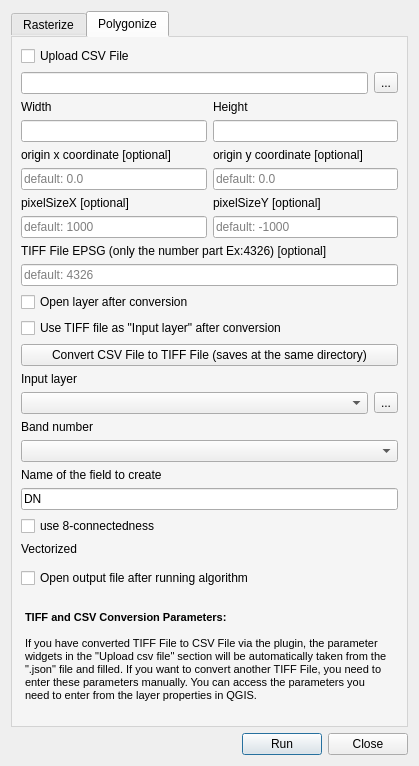
<?xml version="1.0" encoding="UTF-8"?>
<ui version="4.0">
 <class>rasterize_polygonizeDialogBase</class>
 <widget class="QDialog" name="rasterize_polygonizeDialogBase">
  <property name="geometry">
   <rect>
    <x>0</x>
    <y>0</y>
    <width>415</width>
    <height>765</height>
   </rect>
  </property>
  <property name="windowTitle">
   <string>Rasterize - Polygonize</string>
  </property>
  <layout class="QGridLayout" name="gridLayout_2">
   <item row="0" column="0" colspan="2">
    <widget class="QTabWidget" name="tabWidget">
     <property name="enabled">
      <bool>true</bool>
     </property>
     <property name="minimumSize">
      <size>
       <width>397</width>
       <height>716</height>
      </size>
     </property>
     <property name="autoFillBackground">
      <bool>false</bool>
     </property>
     <property name="styleSheet">
      <string notr="true">QTabWidget::pane {
  border: 1px solid lightgray;
  top:-1px; 
  background: rgb(245, 245, 245);; 
} </string>
     </property>
     <property name="currentIndex">
      <number>1</number>
     </property>
     <widget class="QWidget" name="rasterizeTab">
      <attribute name="title">
       <string>Rasterize</string>
      </attribute>
      <layout class="QGridLayout" name="gridLayout">
       <item row="5" column="0">
        <widget class="QLabel" name="label_3">
         <property name="text">
          <string>A fixed value to burn [optional]</string>
         </property>
        </widget>
       </item>
       <item row="8" column="0">
        <widget class="QLabel" name="label_4">
         <property name="text">
          <string>Output raster size units</string>
         </property>
        </widget>
       </item>
       <item row="2" column="0">
        <layout class="QHBoxLayout" name="horizontalLayout_2">
         <item>
          <widget class="QgsMapLayerComboBox" name="inputLayerComboBox"/>
         </item>
         <item>
          <widget class="QToolButton" name="inputFileToolButton">
           <property name="text">
            <string>...</string>
           </property>
          </widget>
         </item>
        </layout>
       </item>
       <item row="21" column="0">
        <widget class="QLabel" name="label_8">
         <property name="text">
          <string>Rasterized</string>
         </property>
        </widget>
       </item>
       <item row="14" column="0">
        <widget class="QLabel" name="label_7">
         <property name="text">
          <string>Output extent</string>
         </property>
        </widget>
       </item>
       <item row="9" column="0">
        <widget class="QComboBox" name="outputUnitComboBox"/>
       </item>
       <item row="13" column="0">
        <widget class="QDoubleSpinBox" name="verticalResDSpinBox">
         <property name="decimals">
          <number>6</number>
         </property>
         <property name="maximum">
          <double>999999999.000000000000000</double>
         </property>
        </widget>
       </item>
       <item row="25" column="0">
        <widget class="QPushButton" name="tiff2csvPushButton">
         <property name="focusPolicy">
          <enum>Qt::NoFocus</enum>
         </property>
         <property name="text">
          <string>Export output file as CSV File (saves at the same directory)</string>
         </property>
        </widget>
       </item>
       <item row="20" column="0">
        <widget class="QCheckBox" name="allTouchedCheckBox">
         <property name="text">
          <string>Enable the ALL_TOUCHED rasterization </string>
         </property>
        </widget>
       </item>
       <item row="17" column="0">
        <widget class="QLabel" name="label_9">
         <property name="text">
          <string>Assign a specified nodata value to output bands [optional]</string>
         </property>
        </widget>
       </item>
       <item row="3" column="0">
        <widget class="QCheckBox" name="fieldUseCheckBox">
         <property name="text">
          <string>Field to use in burn-in value [optional]</string>
         </property>
        </widget>
       </item>
       <item row="4" column="0">
        <widget class="QgsFieldComboBox" name="inputFieldComboBox">
         <property name="enabled">
          <bool>true</bool>
         </property>
        </widget>
       </item>
       <item row="16" column="0">
        <widget class="QTextEdit" name="resTextEdit">
         <property name="verticalScrollBarPolicy">
          <enum>Qt::ScrollBarAsNeeded</enum>
         </property>
         <property name="readOnly">
          <bool>true</bool>
         </property>
        </widget>
       </item>
       <item row="1" column="0">
        <widget class="QLabel" name="label">
         <property name="text">
          <string>Input layer</string>
         </property>
        </widget>
       </item>
       <item row="7" column="0">
        <widget class="QCheckBox" name="useZCheckBox">
         <property name="text">
          <string>Burn value extracted from the &quot;Z&quot; values for the feature [optional]</string>
         </property>
        </widget>
       </item>
       <item row="11" column="0">
        <widget class="QDoubleSpinBox" name="horizontalResDSpinBox">
         <property name="decimals">
          <number>6</number>
         </property>
         <property name="maximum">
          <double>999999999.000000000000000</double>
         </property>
        </widget>
       </item>
       <item row="6" column="0">
        <widget class="QgsDoubleSpinBox" name="burnValueDSpinBox">
         <property name="decimals">
          <number>6</number>
         </property>
         <property name="maximum">
          <double>9999999.990000000223517</double>
         </property>
        </widget>
       </item>
       <item row="19" column="0">
        <widget class="QCheckBox" name="invertCheckBox">
         <property name="text">
          <string>Invert rasterization</string>
         </property>
        </widget>
       </item>
       <item row="10" column="0">
        <widget class="QLabel" name="label_5">
         <property name="text">
          <string>Width/Horizontal resolution</string>
         </property>
        </widget>
       </item>
       <item row="12" column="0">
        <widget class="QLabel" name="label_6">
         <property name="text">
          <string>Height/Vertical resolution</string>
         </property>
        </widget>
       </item>
       <item row="23" column="0">
        <widget class="QCheckBox" name="openOutputCheckBox">
         <property name="text">
          <string>Open output file after running algorithm</string>
         </property>
        </widget>
       </item>
       <item row="15" column="0">
        <layout class="QHBoxLayout" name="horizontalLayout_3">
         <item>
          <widget class="QLineEdit" name="outputExtentLineEdit"/>
         </item>
         <item>
          <widget class="QToolButton" name="outputExtentToolButton">
           <property name="text">
            <string>...</string>
           </property>
           <property name="popupMode">
            <enum>QToolButton::InstantPopup</enum>
           </property>
           <property name="toolButtonStyle">
            <enum>Qt::ToolButtonIconOnly</enum>
           </property>
           <property name="autoRaise">
            <bool>false</bool>
           </property>
           <property name="arrowType">
            <enum>Qt::NoArrow</enum>
           </property>
          </widget>
         </item>
        </layout>
       </item>
       <item row="22" column="0">
        <layout class="QHBoxLayout" name="horizontalLayout_4">
         <item>
          <widget class="QgsFileWidget" name="outputFileWidget">
           <property name="storageMode">
            <enum>QgsFileWidget::SaveFile</enum>
           </property>
          </widget>
         </item>
        </layout>
       </item>
       <item row="18" column="0">
        <widget class="QDoubleSpinBox" name="noDataDSpinBox">
         <property name="decimals">
          <number>6</number>
         </property>
         <property name="maximum">
          <double>9999.989999999999782</double>
         </property>
        </widget>
       </item>
       <item row="24" column="0">
        <widget class="QLabel" name="label_13">
         <property name="text">
          <string>Extras:</string>
         </property>
        </widget>
       </item>
      </layout>
     </widget>
     <widget class="QWidget" name="polygonizeTab">
      <attribute name="title">
       <string>Polygonize</string>
      </attribute>
      <layout class="QGridLayout" name="gridLayout_3">
       <item row="13" column="0">
        <widget class="QLabel" name="label_2">
         <property name="text">
          <string>Input layer</string>
         </property>
        </widget>
       </item>
       <item row="4" column="0" colspan="2">
        <layout class="QHBoxLayout" name="horizontalLayout_10">
         <item>
          <widget class="QLabel" name="xValueLabel">
           <property name="text">
            <string>origin x coordinate [optional]</string>
           </property>
          </widget>
         </item>
         <item>
          <widget class="QLabel" name="yValueLabel">
           <property name="text">
            <string>origin y coordinate [optional]</string>
           </property>
          </widget>
         </item>
        </layout>
       </item>
       <item row="2" column="0" colspan="2">
        <layout class="QHBoxLayout" name="horizontalLayout_7">
         <item>
          <widget class="QLabel" name="csvWidthLabel">
           <property name="text">
            <string>Width</string>
           </property>
          </widget>
         </item>
         <item>
          <widget class="QLabel" name="csvHeightLabel">
           <property name="text">
            <string>Height</string>
           </property>
          </widget>
         </item>
        </layout>
       </item>
       <item row="16" column="0" colspan="2">
        <widget class="QgsRasterBandComboBox" name="inputRasterBandComboBox"/>
       </item>
       <item row="23" column="0">
        <widget class="QTextEdit" name="textEdit">
         <property name="styleSheet">
          <string notr="true">QTextEdit {
    background-color: transparent;
    border: none;
}</string>
         </property>
         <property name="readOnly">
          <bool>true</bool>
         </property>
         <property name="html">
          <string>&lt;!DOCTYPE HTML PUBLIC &quot;-//W3C//DTD HTML 4.0//EN&quot; &quot;http://www.w3.org/TR/REC-html40/strict.dtd&quot;&gt;
&lt;html&gt;&lt;head&gt;&lt;meta name=&quot;qrichtext&quot; content=&quot;1&quot; /&gt;&lt;style type=&quot;text/css&quot;&gt;
p, li { white-space: pre-wrap; }
&lt;/style&gt;&lt;/head&gt;&lt;body style=&quot; font-family:'MS Shell Dlg 2'; font-size:8.25pt; font-weight:400; font-style:normal;&quot;&gt;
&lt;p style=&quot;-qt-paragraph-type:empty; margin-top:0px; margin-bottom:0px; margin-left:0px; margin-right:0px; -qt-block-indent:0; text-indent:0px;&quot;&gt;&lt;br /&gt;&lt;/p&gt;
&lt;p style=&quot; margin-top:0px; margin-bottom:0px; margin-left:0px; margin-right:0px; -qt-block-indent:0; text-indent:0px;&quot;&gt;&lt;span style=&quot; font-weight:600;&quot;&gt;TIFF and CSV Conversion Parameters:&lt;/span&gt;&lt;/p&gt;
&lt;p style=&quot;-qt-paragraph-type:empty; margin-top:0px; margin-bottom:0px; margin-left:0px; margin-right:0px; -qt-block-indent:0; text-indent:0px;&quot;&gt;&lt;br /&gt;&lt;/p&gt;
&lt;p style=&quot; margin-top:0px; margin-bottom:0px; margin-left:0px; margin-right:0px; -qt-block-indent:0; text-indent:0px;&quot;&gt;If you have converted TIFF File to CSV File via the plugin, the parameter widgets in the &amp;quot;Upload csv file&amp;quot; section will be automatically taken from the &amp;quot;.json&amp;quot; file and filled. If you want to convert another TIFF File, you need to enter these parameters manually. You can access the parameters you need to enter from the layer properties in QGIS.&lt;/p&gt;&lt;/body&gt;&lt;/html&gt;</string>
         </property>
        </widget>
       </item>
       <item row="1" column="0" colspan="2">
        <layout class="QHBoxLayout" name="horizontalLayout_8">
         <item>
          <widget class="QLineEdit" name="csvFileLineEdit"/>
         </item>
         <item>
          <widget class="QToolButton" name="csvFileToolButton">
           <property name="text">
            <string>...</string>
           </property>
           <property name="popupMode">
            <enum>QToolButton::InstantPopup</enum>
           </property>
           <property name="toolButtonStyle">
            <enum>Qt::ToolButtonIconOnly</enum>
           </property>
           <property name="autoRaise">
            <bool>false</bool>
           </property>
           <property name="arrowType">
            <enum>Qt::NoArrow</enum>
           </property>
          </widget>
         </item>
        </layout>
       </item>
       <item row="3" column="0" colspan="2">
        <layout class="QHBoxLayout" name="horizontalLayout_6">
         <item>
          <widget class="QLineEdit" name="csvWidthLineEdit">
           <property name="readOnly">
            <bool>false</bool>
           </property>
          </widget>
         </item>
         <item>
          <widget class="QLineEdit" name="csvHeightLineEdit">
           <property name="readOnly">
            <bool>false</bool>
           </property>
          </widget>
         </item>
        </layout>
       </item>
       <item row="11" column="0" colspan="2">
        <widget class="QCheckBox" name="tiffUseCheckBox">
         <property name="text">
          <string>Use TIFF file as &quot;Input layer&quot; after conversion</string>
         </property>
        </widget>
       </item>
       <item row="14" column="0" colspan="2">
        <layout class="QHBoxLayout" name="horizontalLayout_5">
         <item>
          <widget class="QgsMapLayerComboBox" name="inputRasterLayerComboBox"/>
         </item>
         <item>
          <widget class="QToolButton" name="inputRasterToolButton">
           <property name="text">
            <string>...</string>
           </property>
          </widget>
         </item>
        </layout>
       </item>
       <item row="20" column="0">
        <widget class="QLabel" name="label_12">
         <property name="text">
          <string>Vectorized</string>
         </property>
        </widget>
       </item>
       <item row="17" column="0">
        <widget class="QLabel" name="label_11">
         <property name="text">
          <string>Name of the field to create</string>
         </property>
        </widget>
       </item>
       <item row="21" column="0" colspan="2">
        <widget class="QgsFileWidget" name="outputVectorFileWidget">
         <property name="storageMode">
          <enum>QgsFileWidget::SaveFile</enum>
         </property>
        </widget>
       </item>
       <item row="10" column="0">
        <widget class="QCheckBox" name="openTiffCheckBox">
         <property name="text">
          <string>Open layer after conversion</string>
         </property>
        </widget>
       </item>
       <item row="12" column="0" colspan="2">
        <widget class="QPushButton" name="csv2tiffPushButton">
         <property name="focusPolicy">
          <enum>Qt::NoFocus</enum>
         </property>
         <property name="text">
          <string>Convert CSV File to TIFF File (saves at the same directory)</string>
         </property>
        </widget>
       </item>
       <item row="18" column="0" colspan="2">
        <widget class="QLineEdit" name="fieldNameLineEdit">
         <property name="text">
          <string>DN</string>
         </property>
         <property name="placeholderText">
          <string/>
         </property>
        </widget>
       </item>
       <item row="5" column="0" colspan="2">
        <layout class="QHBoxLayout" name="horizontalLayout_9">
         <item>
          <widget class="QLineEdit" name="originXLineEdit">
           <property name="placeholderText">
            <string>default: 0.0</string>
           </property>
          </widget>
         </item>
         <item>
          <widget class="QLineEdit" name="originYLineEdit">
           <property name="text">
            <string/>
           </property>
           <property name="placeholderText">
            <string>default: 0.0</string>
           </property>
          </widget>
         </item>
        </layout>
       </item>
       <item row="19" column="0">
        <widget class="QCheckBox" name="eightConnectednessCheckBox">
         <property name="text">
          <string>use 8-connectedness</string>
         </property>
        </widget>
       </item>
       <item row="7" column="0" colspan="2">
        <layout class="QHBoxLayout" name="horizontalLayout_12">
         <item>
          <widget class="QLineEdit" name="pixelSizeXLineEdit">
           <property name="placeholderText">
            <string>default: 1000</string>
           </property>
          </widget>
         </item>
         <item>
          <widget class="QLineEdit" name="pixelSizeYLineEdit">
           <property name="placeholderText">
            <string>default: -1000</string>
           </property>
          </widget>
         </item>
        </layout>
       </item>
       <item row="6" column="0" colspan="2">
        <layout class="QHBoxLayout" name="horizontalLayout_11">
         <item>
          <widget class="QLabel" name="pixelSizeXLabel">
           <property name="text">
            <string>pixelSizeX [optional]</string>
           </property>
          </widget>
         </item>
         <item>
          <widget class="QLabel" name="pixelSizeYLabel">
           <property name="text">
            <string>pixelSizeY [optional]</string>
           </property>
          </widget>
         </item>
        </layout>
       </item>
       <item row="0" column="0">
        <widget class="QCheckBox" name="csvUploadCheckBox">
         <property name="text">
          <string>Upload CSV File</string>
         </property>
        </widget>
       </item>
       <item row="22" column="0">
        <widget class="QCheckBox" name="openVectorOutputCheckBox">
         <property name="text">
          <string>Open output file after running algorithm</string>
         </property>
        </widget>
       </item>
       <item row="9" column="0" colspan="2">
        <widget class="QLineEdit" name="epsgCodeLineEdit">
         <property name="placeholderText">
          <string>default: 4326</string>
         </property>
        </widget>
       </item>
       <item row="15" column="0">
        <widget class="QLabel" name="label_10">
         <property name="text">
          <string>Band number</string>
         </property>
        </widget>
       </item>
       <item row="8" column="0" colspan="2">
        <widget class="QLabel" name="epsgCodeLabel">
         <property name="text">
          <string>TIFF File EPSG (only the number part Ex:4326) [optional]</string>
         </property>
        </widget>
       </item>
      </layout>
     </widget>
    </widget>
   </item>
   <item row="1" column="0">
    <spacer name="horizontalSpacer">
     <property name="orientation">
      <enum>Qt::Horizontal</enum>
     </property>
     <property name="sizeHint" stdset="0">
      <size>
       <width>200</width>
       <height>20</height>
      </size>
     </property>
    </spacer>
   </item>
   <item row="1" column="1">
    <layout class="QHBoxLayout" name="horizontalLayout">
     <item>
      <widget class="QPushButton" name="runPushButton">
       <property name="text">
        <string>Run</string>
       </property>
      </widget>
     </item>
     <item>
      <widget class="QPushButton" name="closePushButton">
       <property name="text">
        <string>Close</string>
       </property>
      </widget>
     </item>
    </layout>
   </item>
  </layout>
 </widget>
 <customwidgets>
  <customwidget>
   <class>QgsDoubleSpinBox</class>
   <extends>QDoubleSpinBox</extends>
   <header>qgsdoublespinbox.h</header>
  </customwidget>
  <customwidget>
   <class>QgsFieldComboBox</class>
   <extends>QComboBox</extends>
   <header>qgsfieldcombobox.h</header>
  </customwidget>
  <customwidget>
   <class>QgsFileWidget</class>
   <extends>QWidget</extends>
   <header>qgsfilewidget.h</header>
  </customwidget>
  <customwidget>
   <class>QgsMapLayerComboBox</class>
   <extends>QComboBox</extends>
   <header>qgsmaplayercombobox.h</header>
  </customwidget>
  <customwidget>
   <class>QgsRasterBandComboBox</class>
   <extends>QComboBox</extends>
   <header>qgsrasterbandcombobox.h</header>
  </customwidget>
 </customwidgets>
 <resources/>
 <connections/>
</ui>
